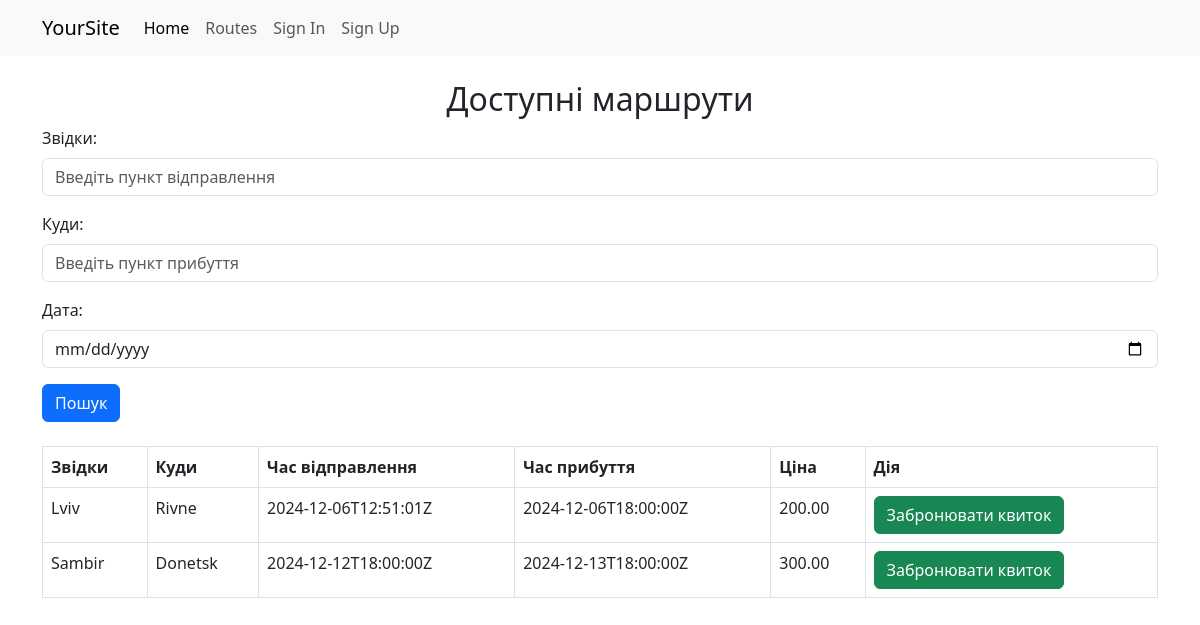
The app's page /routes/ with its own data.
### bookings/models.py (models this page shows)
class Route(models.Model):
    from_location = models.CharField(max_length=100)
    to_location = models.CharField(max_length=100)
    departure_time = models.DateTimeField()
    arrival_time = models.DateTimeField()
    price = models.DecimalField(max_digits=10, decimal_places=2)

### frontend/views.py (the view)
# urls.py: path('routes/', views.route_list_frontend, name='route_list'),
def route_list_frontend(request):
    response = get_routes(request)
    if response.status_code == 200:
        response_content = response.content
        routes_data = json.loads(response_content).get('routes', [])
    else:
        routes_data = []  # Якщо API не повернуло успішну відповідь
    return render(request, 'frontend/routes.html', {
        'routes': routes_data,
        'from_location': request.GET.get('from_location', ''),
        'to_location': request.GET.get('to_location', ''),
        'date': request.GET.get('date', ''),
    })

### bookings/views.py (called while the page is built)
@require_GET
def get_routes(request):
    from_location = request.GET.get('from_location', '')
    to_location = request.GET.get('to_location', '')
    date = request.GET.get('date', '')
    routes = Route.objects.all()
    if from_location:
        routes = routes.filter(from_location__icontains=from_location)
    if to_location:
        routes = routes.filter(to_location__icontains=to_location)
    if date:
        routes = routes.filter(departure_time__date=date)
    data = [
        {
            'id': route.id,
            'from_location': route.from_location,
            'to_location': route.to_location,
            'departure_time': route.departure_time,
            'arrival_time': route.arrival_time,
            'price': route.price,
        }
        for route in routes
    ]
    return JsonResponse({'routes': data})

### frontend/templates/frontend/routes.html
{% extends 'frontend/base.html' %}
{% block content %}
<h2 class="text-center">Доступні маршрути</h2>
<form method="GET" action="" class="mb-4">
    <div class="mb-3">
        <label for="from_location" class="form-label">Звідки:</label>
        <input type="text" name="from_location" value="{{ from_location }}" class="form-control" placeholder="Введіть пункт відправлення">
    </div>
    <div class="mb-3">
        <label for="to_location" class="form-label">Куди:</label>
        <input type="text" name="to_location" value="{{ to_location }}" class="form-control" placeholder="Введіть пункт прибуття">
    </div>
    <div class="mb-3">
        <label for="date" class="form-label">Дата:</label>
        <input type="date" name="date" value="{{ date }}" class="form-control">
    </div>
    <button type="submit" class="btn btn-primary">Пошук</button>
</form>
{% if routes %}
    <table class="table table-bordered">
        <thead>
            <tr>
                <th>Звідки</th>
                <th>Куди</th>
                <th>Час відправлення</th>
                <th>Час прибуття</th>
                <th>Ціна</th>
                <th>Дія</th>
            </tr>
        </thead>
        <tbody>
            {% for route in routes %}
                <tr>
                    <td>{{ route.from_location }}</td>
                    <td>{{ route.to_location }}</td>
                    <td>{{ route.departure_time }}</td>
                    <td>{{ route.arrival_time }}</td>
                    <td>{{ route.price }}</td>
                    <td>
                        <a href="{% url 'ticket_booking' route.id %}" class="btn btn-success">Забронювати квиток</a>
                    </td>
                </tr>
            {% endfor %}
        </tbody>
    </table>
{% else %}
    <p>Маршрутів не знайдено. Будь ласка, змініть критерії пошуку.</p>
{% endif %}
{% endblock %}

### frontend/templates/frontend/base.html (shortened to what this page needs)
<!DOCTYPE html>
<html lang="en">
<head>
    <link href="https://cdn.jsdelivr.net/npm/bootstrap@5.3.0-alpha1/dist/css/bootstrap.min.css" rel="stylesheet">
</head>
<body>
    <nav class="navbar navbar-expand-lg navbar-light bg-light">
        <div class="container">
            <a class="navbar-brand" href="{% url 'home' %}">YourSite</a>
            <div class="collapse navbar-collapse" id="navbarNav">
                <ul class="navbar-nav">
                    <li class="nav-item">
                        <a class="nav-link active" href="{% url 'home' %}">Home</a>
                    </li>
                    <li class="nav-item">
                        <a class="nav-link" href="{% url 'route_list' %}">Routes</a>
                    </li>
                    <li class="nav-item">
                        <a class="nav-link" href="{% url 'signin' %}">Sign In</a>
                    </li>
                    <li class="nav-item">
                        <a class="nav-link" href="{% url 'signup' %}">Sign Up</a>
                    </li>
                </ul>
            </div>
        </div>
    </nav>
    <div class="container mt-4">
        {% block content %}
        {% endblock %}
    </div>
</body>
</html>

### records on screen
Route: from_location "Lviv", to_location "Rivne", departure_time "2024-12-06T12:51:01Z", arrival_time "2024-12-06T18:00:00Z", price "200.00"
Route: from_location "Sambir", to_location "Donetsk", departure_time "2024-12-12T18:00:00Z", arrival_time "2024-12-13T18:00:00Z", price "300.00"
